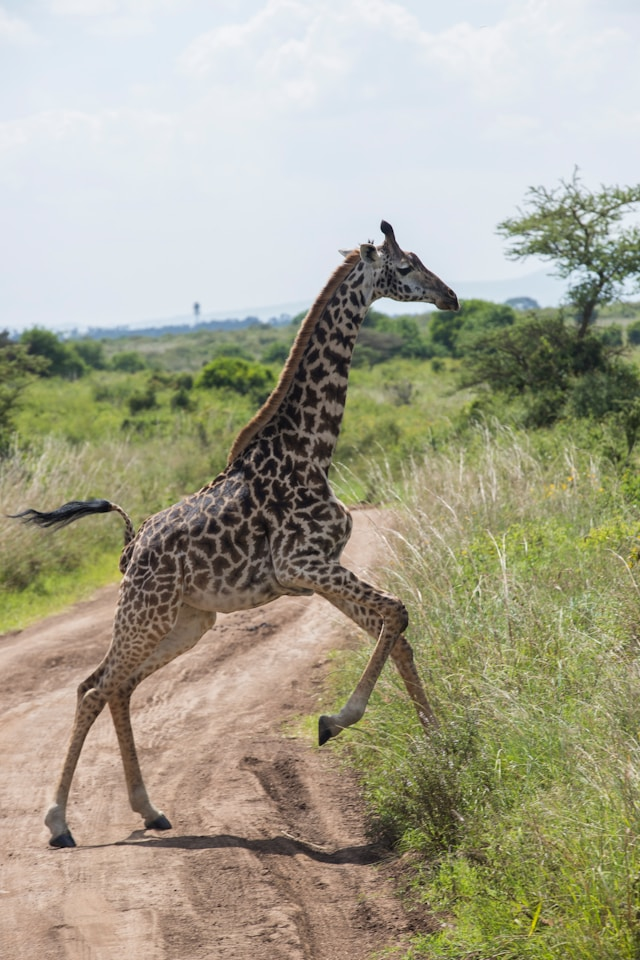
#> input picture FLIP_ROTATE_CROP/girraffe.jpg, 640 x 960 px
$ jupyter execute flip_rotate_crop.ipynb
#> lines starting #> are read from the running program, lines starting #| are printed output that depends on the picture
[cell 1]
import cv2
import matplotlib.pyplot as plt

[cell 2]
image = cv2.imread('./girraffe.jpg')
#> image is the input picture: shape (960, 640, 3); mean B, G, R 142.2, 162.7, 165.6

[cell 3]
image_rgb = cv2.cvtColor(image, cv2.COLOR_BGR2RGB)

[cell 4]
# FLIP
# 1 ----> horizontally
# 0 ----> Vertically
# -1 ----> Both ways

flip_horizontal=cv2.flip(image, 1)
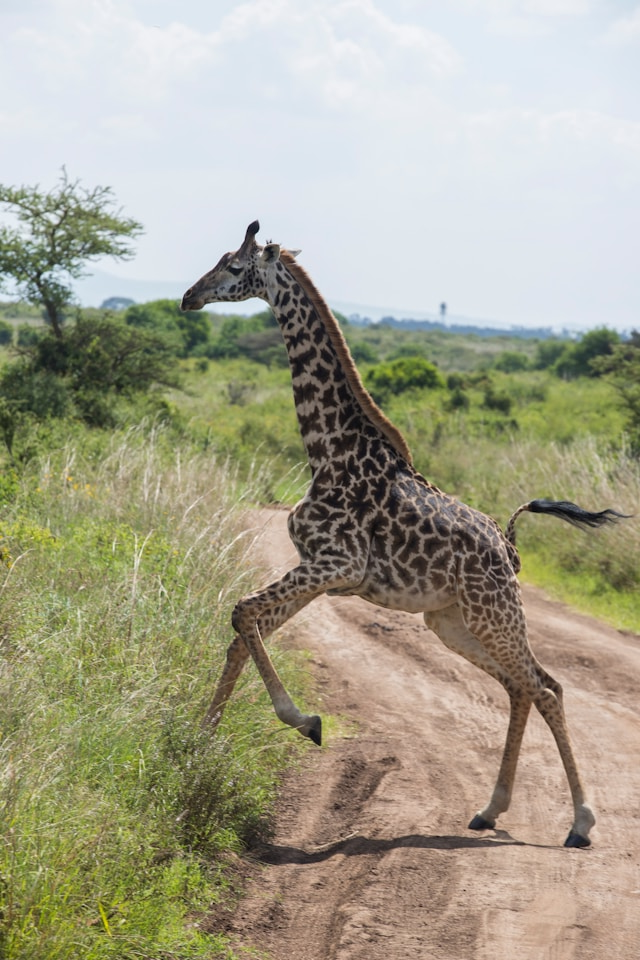
#> flip_horizontal: shape (960, 640, 3); mean B, G, R 142.2, 162.7, 165.6
flip_vertical=cv2.flip(image, 0)
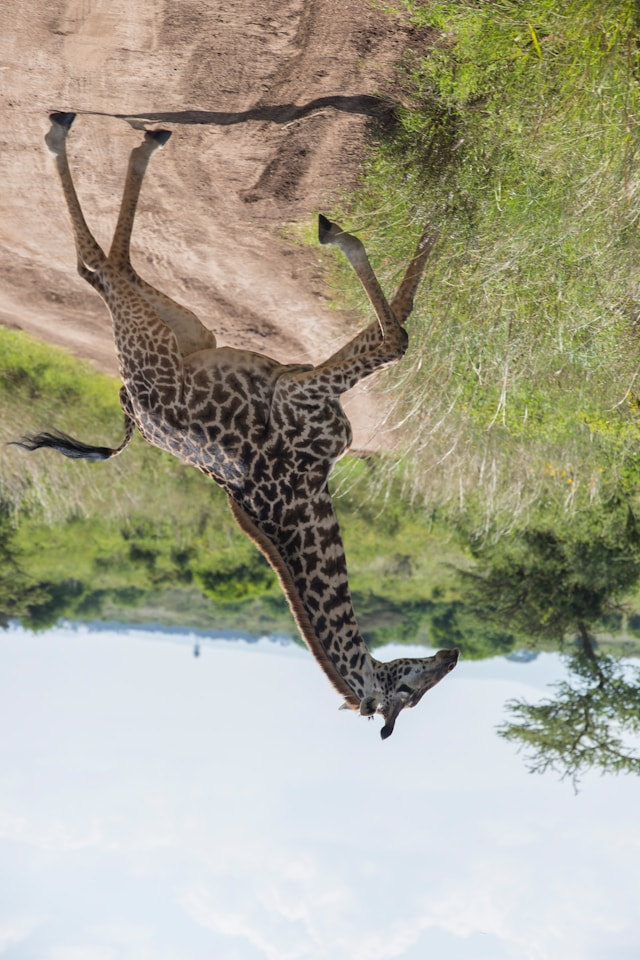
#> flip_vertical: shape (960, 640, 3); mean B, G, R 142.2, 162.7, 165.6
flip_both=cv2.flip(image, -1)
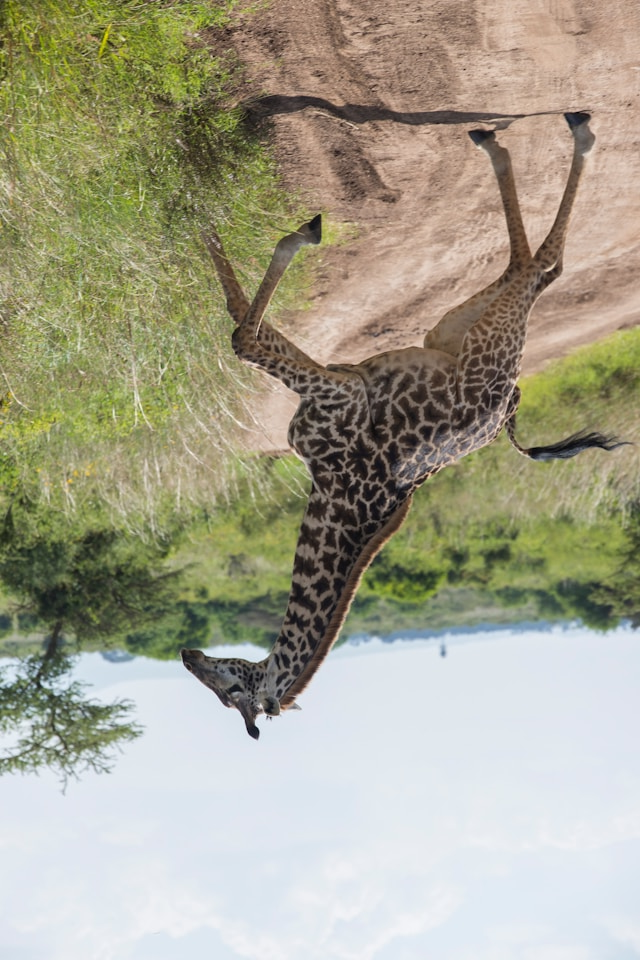
#> flip_both: shape (960, 640, 3); mean B, G, R 142.2, 162.7, 165.6

titles = ['Original image', 'Horizontal Flip', 'Vertical Flip', 'Flip Both Axes']
images = [image_rgb,
        cv2.cvtColor(flip_horizontal, cv2.COLOR_BGR2RGB),
        cv2.cvtColor(flip_vertical, cv2.COLOR_BGR2RGB),
        cv2.cvtColor(flip_both, cv2.COLOR_BGR2RGB)]

plt.figure(figsize=(12,8))
for i in range(4):
    plt.subplot(2,2,i+1)
    plt.imshow(images[i])
    plt.title(titles[i])
    plt.axis('Off')
plt.tight_layout()
plt.show()
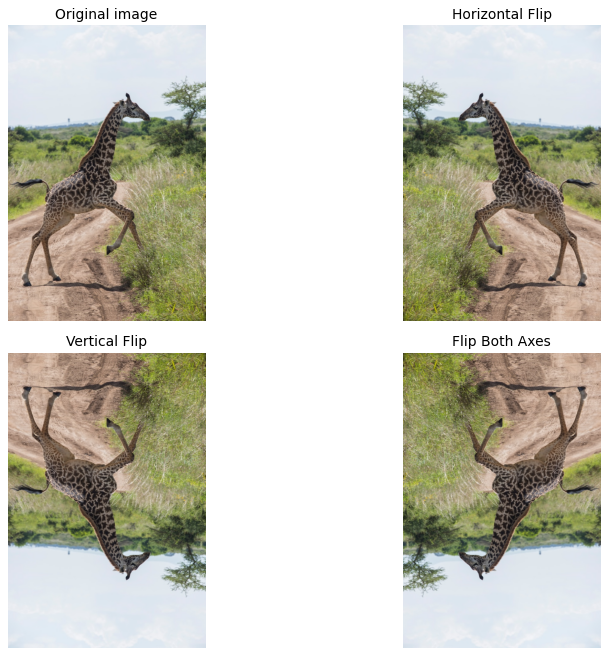
#> figure drawn by matplotlib, 4 panels

## Rotate

[cell 5]
rotate_90_clockwise = cv2.rotate(image_rgb, cv2.ROTATE_90_CLOCKWISE)
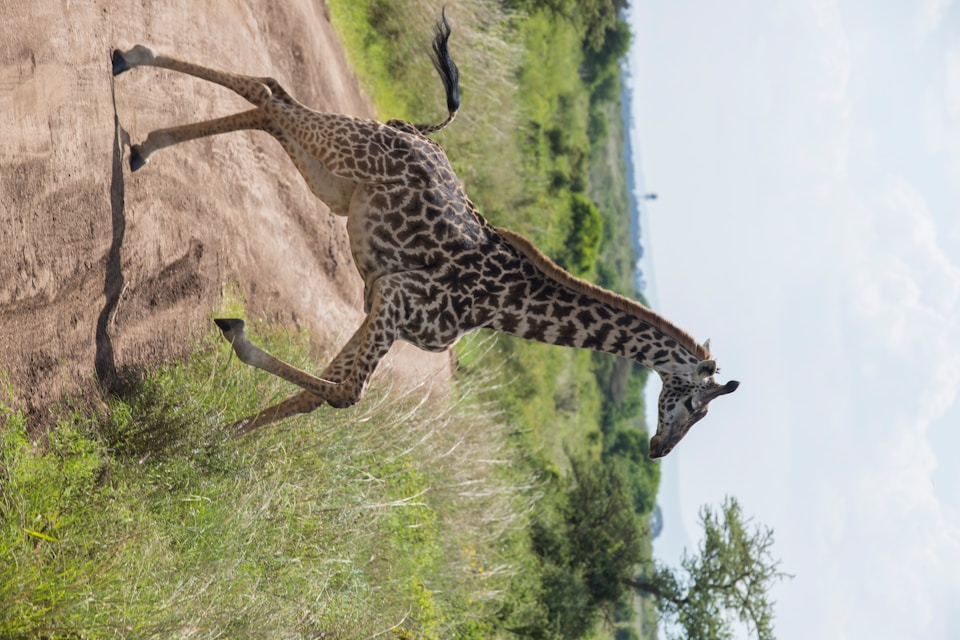
#> rotate_90_clockwise: shape (640, 960, 3); mean R, G, B 165.6, 162.7, 142.2
rotate_90_counterClockwise = cv2.rotate(image_rgb, cv2.ROTATE_90_COUNTERCLOCKWISE)
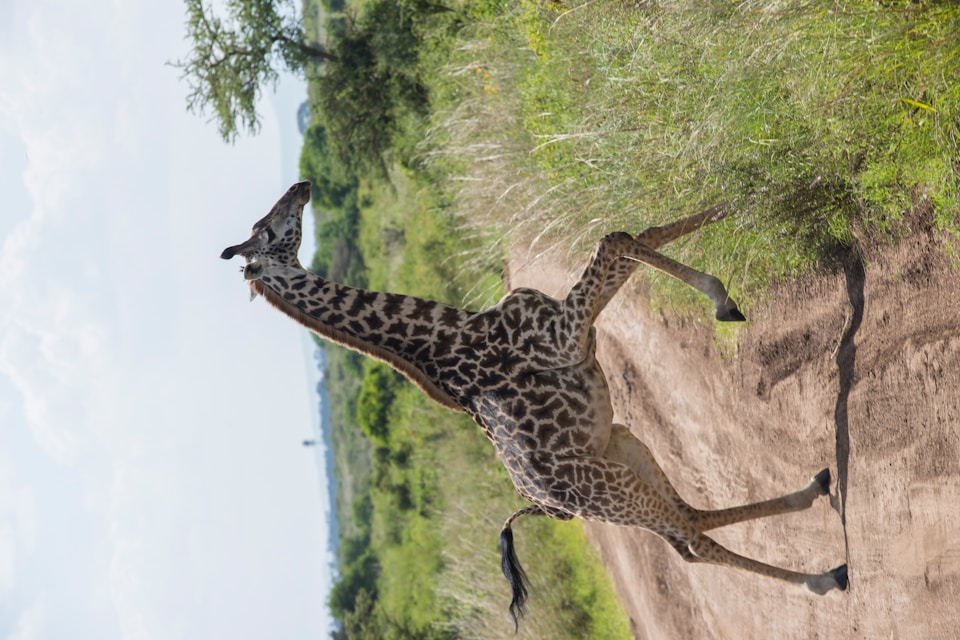
#> rotate_90_counterClockwise: shape (640, 960, 3); mean R, G, B 165.6, 162.7, 142.2
rotate_180 = cv2.rotate(image_rgb, cv2.ROTATE_180)

titles = ['Original image', '90 degree clckwise', '90 degree counterclockwise', '180 degree']

images = [image_rgb,
           rotate_90_clockwise,
            rotate_90_counterClockwise,
            rotate_180]

plt.figure(figsize=(12,8))
for i in range(4):
    plt.subplot(2,2,i+1)
    plt.imshow(images[i])
    plt.title(titles[i])
    plt.axis('Off')
plt.tight_layout()
plt.show()

## Cropping the image

[cell 6]
print(image_rgb.shape)
#| (960, 640, 3)

[cell 7]
x_start, y_start = 400, 300
x_end, y_end = 800, 900

cropped_image = image_rgb[y_start:y_end, x_start:x_end]
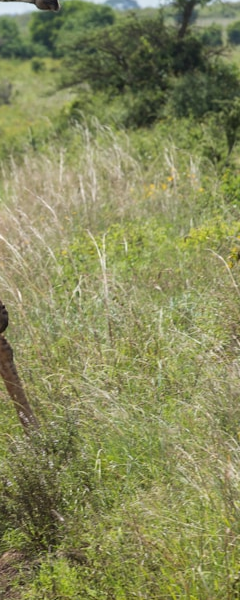
#> cropped_image: shape (600, 240, 3); mean R, G, B 133.9, 136.8, 90.3

plt.figure(figsize=(8,4))

plt.subplot(1,2,1)
plt.imshow(image_rgb)
plt.title('Original Image')
plt.axis('Off')

plt.subplot(1,2,2)
plt.imshow(cropped_image)
plt.title('cropped_image')
plt.axis('Off')

plt.tight_layout()
plt.show()
